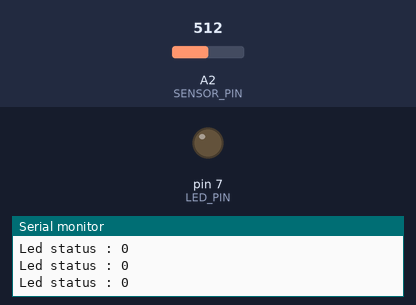
A sketch run on a simulated Arduino Uno, built with avr-gcc and run on an emulated ATmega328P. Parts: output pins drawn as LEDs (lit = HIGH), the last lines printed to the serial monitor. Inputs (shaded band) come from the test bench; at power-on: A2 (SENSOR_PIN) = 512.

Above: at 1.2 s.
1.3 s: A2 (SENSOR_PIN) set to 101
4.3 s: A2 (SENSOR_PIN) set to 84
At 5.4 s:
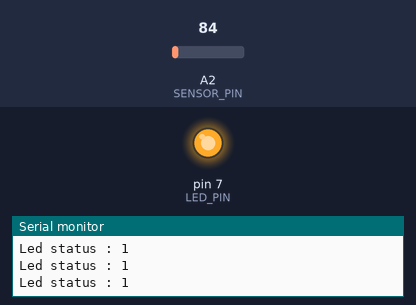
5.8 s: A2 (SENSOR_PIN) set to 100
At 6.5 s:
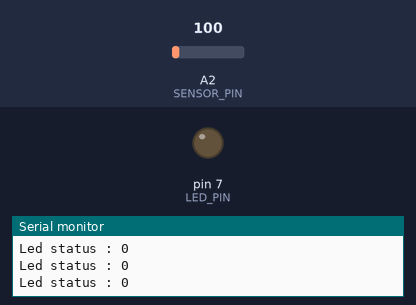
7.3 s: A2 (SENSOR_PIN) set to 80
At 8.7 s:
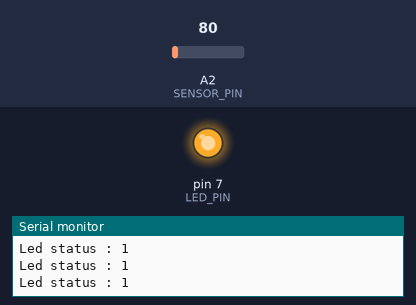
Timing chart, 0 to 9.8 s (numbered marks = the images above; inputs shaded):
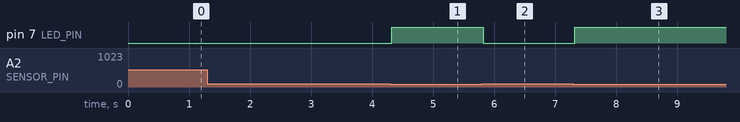

Measured:
- the behaviour switches between 91 and 90 on A2 (SENSOR_PIN) (found by bisection; images 0 and 1)
- after the input at 4.3 s, pin 7 (LED_PIN): LOW → HIGH at once
- after the input at 5.8 s, pin 7 (LED_PIN): HIGH → LOW at once
- after the input at 7.3 s, pin 7 (LED_PIN): LOW → HIGH at once

The sketch:

code.ino
```cpp
#define LED_PIN    7
#define SENSOR_PIN A2

#define BRIGHTNESS_THRESHOLD 90

void setup() {
  pinMode(LED_PIN, OUTPUT);
  pinMode(SENSOR_PIN, INPUT);
  Serial.begin(9600);
}

void loop() {
  int sensorValue = analogRead(SENSOR_PIN);
  int state = (sensorValue <= BRIGHTNESS_THRESHOLD) ? HIGH : LOW;
  Serial.print("Led status : ");
  Serial.println(state);
  digitalWrite(LED_PIN, state);
}
```
